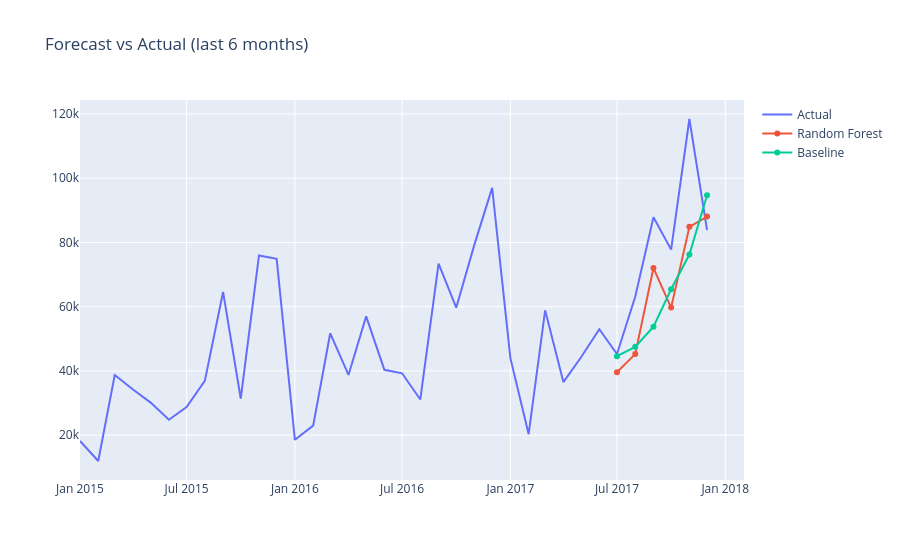

Notebook code cell kept with this figure:
### Code cell
import plotly.graph_objects as go

fig = go.Figure()
fig.add_scatter(x=data.index, y=data["Sales"], name="Actual")
fig.add_scatter(x=test.index, y=rf_pred, name="Random Forest")
fig.add_scatter(x=test.index, y=baseline_pred, name="Baseline")
fig.update_layout(title="Forecast vs Actual (last 6 months)")
fig.show()
